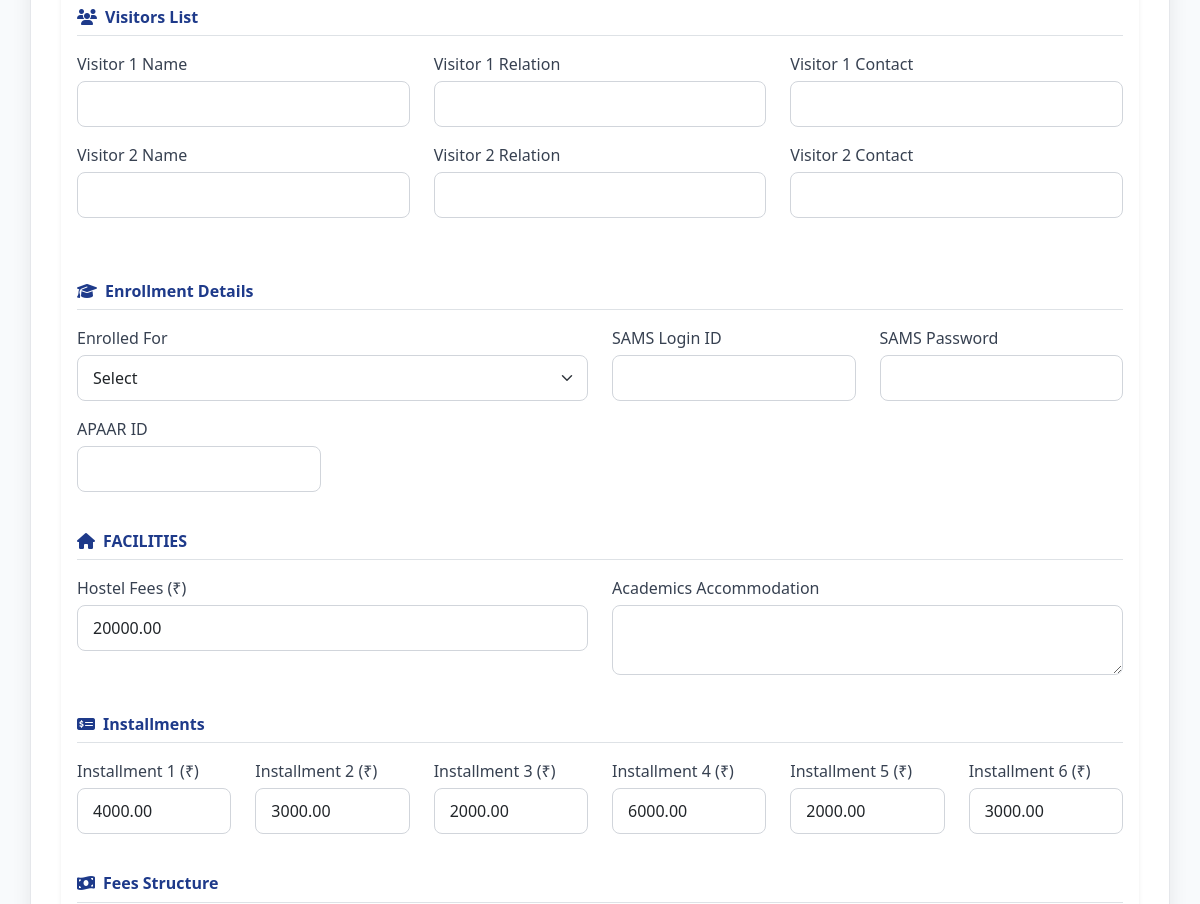
Before: /search-admission/?search=TMIS0002 (signed in, middle part) with the older database file.
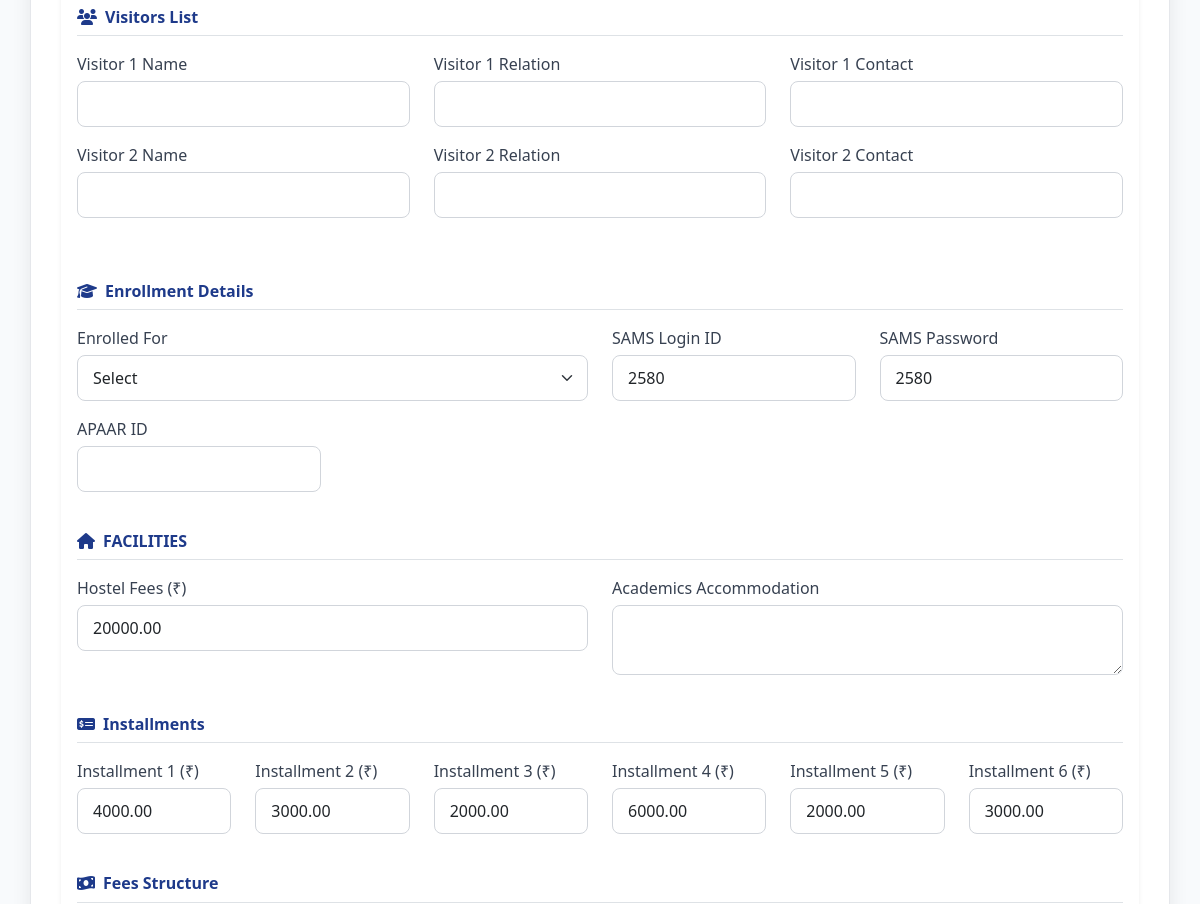
After: the same page with the newer database file.
### institute/models.py (models this page shows, shortened)
class Admission(models.Model):
    admission_id = models.CharField(max_length=20, unique=True, blank=True, null=True, verbose_name="Admission ID")
    student_image = models.ImageField(upload_to='student_images/', blank=True, null=True, verbose_name="Student Photo")
    student_name = models.CharField(max_length=100)
    father_name = models.CharField(max_length=100)
    mother_name = models.CharField(max_length=100)
    date_of_birth = models.DateField()
    mobile_number = models.CharField(max_length=15)
    address = models.TextField()
    adhaar_number = models.CharField(max_length=20)
    whatsapp_number = models.CharField(max_length=15)
    blood_group = models.CharField(max_length=5)
    category = models.CharField(max_length=50)
    college_name = models.CharField(max_length=200)
    board_name = models.CharField(max_length=100)
    college_roll_no = models.CharField(max_length=50)
    batch = models.CharField(max_length=50)
    eleventh_year = models.CharField(max_length=10)
    twelfth_year = models.CharField(max_length=10)
    course = models.CharField(max_length=100)
    enrolled_for = models.CharField(max_length=100)
    sams_login_id = models.CharField(max_length=100, blank=True)
    sams_password = models.CharField(max_length=100, blank=True)
    pen_number = models.CharField(max_length=100, blank=True)
    apaar_id = models.CharField(max_length=100, blank=True)
    visitor1_name = models.CharField(max_length=100, blank=True)
    visitor1_relation = models.CharField(max_length=100, blank=True)
    visitor1_contact = models.CharField(max_length=15, blank=True)
    visitor2_name = models.CharField(max_length=100, blank=True)
    visitor2_relation = models.CharField(max_length=100, blank=True)
    visitor2_contact = models.CharField(max_length=15, blank=True)
    hostel_fees = models.DecimalField(max_digits=10, decimal_places=2, default=0)
    academics_accommodation = models.TextField(blank=True)
    admitted_college_fees = models.DecimalField(max_digits=10, decimal_places=2, default=0)
    college_dress = models.CharField(max_length=100, blank=True)
    books = models.CharField(max_length=100, blank=True)
    college_transportation = models.CharField(max_length=100, blank=True)
    tms_dress = models.CharField(max_length=100, blank=True)
    installment1 = models.DecimalField(max_digits=10, decimal_places=2, default=0)
    installment2 = models.DecimalField(max_digits=10, decimal_places=2, default=0)
    installment3 = models.DecimalField(max_digits=10, decimal_places=2, default=0)
    installment4 = models.DecimalField(max_digits=10, decimal_places=2, default=0)
    installment5 = models.DecimalField(max_digits=10, decimal_places=2, default=0)
    installment6 = models.DecimalField(max_digits=10, decimal_places=2, default=0)
    tms_fees = models.DecimalField(max_digits=10, decimal_places=2, default=0)
    guardian_signature = models.CharField(max_length=100, blank=True)
    student_signature = models.CharField(max_length=100, blank=True)
    tms_signature = models.CharField(max_length=100, blank=True)
    created_at = models.DateTimeField(auto_now_add=True)
    updated_at = models.DateTimeField(auto_now=True)
    submitted_by = models.ForeignKey(CustomUser, on_delete=models.SET_NULL, null=True, blank=True)

### institute/views.py (the view, shortened to what this page needs)
# urls.py: path('search-admission/', views.search_admission, name='search_admission'),
@login_required
def search_admission(request):
    if request.user.user_type != 'admin':
        return redirect('home')
    search_query = request.GET.get('search', '')
    admission = None
    search_performed = False
    search_type = 'general'  # 'general', 'mobile', or 'admission_id'
    if search_query:
        search_performed = True
        if search_query.isdigit() and len(search_query) == 10:
            search_type = 'mobile'
            admissions = Admission.objects.filter(mobile_number__icontains=search_query)
        elif search_query.upper().startswith('TMIS'):
            search_type = 'admission_id'
            admissions = Admission.objects.filter(admission_id__iexact=search_query.upper())
        if admissions.exists():
            admission = admissions.first()
        else:
            messages.warning(request, f"No admission found for: {search_query}")
    recent_admissions = Admission.objects.all().order_by('-created_at')[:10]
    if admission:
        form = AdmissionForm(instance=admission)
    else:
        form = AdmissionForm()
    context = {
        'form': form,
        'admission': admission,
        'search_query': search_query,
        'search_performed': search_performed,
        'recent_admissions': recent_admissions,
        'search_type': search_type,
    }
    return render(request, 'institute/search_admission.html', context)

### institute/forms.py
class AdmissionForm(forms.ModelForm):
    class Meta:
        model = Admission
        fields = '__all__'
        widgets = {
            'date_of_birth': forms.DateInput(attrs={'type': 'date'}),
            'address': forms.Textarea(attrs={'rows': 3}),
            'academics_accommodation': forms.Textarea(attrs={'rows': 3}),
            'student_image': forms.FileInput(attrs={'accept': 'image/*'}),
            'admission_id': forms.TextInput(attrs={'readonly': 'readonly', 'class': 'form-control-plaintext'}),
        }

### templates/institute/search_admission.html (shortened to what the changed rows need)
{% extends 'institute/base.html' %}
{% load static %}
{% block content %}
<div class="content-card">
    <div class="card border-0 shadow-sm">
        <div class="card-body">
            <form method="POST" id="admissionForm" enctype="multipart/form-data">
                <div class="row mb-4">
                    <div class="col-md-3">
                        <div class="mb-3">
                            <label class="form-label">SAMS Login ID</label>
                            <input type="text"
                                    class="form-control"
                                    name="sams_login_id"
                                    value="{% if admission %}{{ admission.sams_login_id }}{% elif form.sams_login_id.value %}{{ form.sams_login_id.value }}{% endif %}">
                        </div>
                    </div>
                    <div class="col-md-3">
                        <div class="mb-3">
                            <label class="form-label">SAMS Password</label>
                            <input type="text"
                                    class="form-control"
                                    name="sams_password"
                                    value="{% if admission %}{{ admission.sams_password }}{% elif form.sams_password.value %}{{ form.sams_password.value }}{% endif %}">
                        </div>
                    </div>
                </div>
                <div class="row mb-4">
                    <div class="col-md-6">
                        <div class="mb-3">
                            <label class="form-label">Hostel Fees (₹)</label>
                            <input type="number"
                                    class="form-control"
                                    name="hostel_fees"
                                    step="0.01"
                                    value="{% if admission %}{{ admission.hostel_fees }}{% elif form.hostel_fees.value %}{{ form.hostel_fees.value }}{% else %}0{% endif %}">
                        </div>
                    </div>
                </div>
                <div class="row mb-4">
                    <div class="col-md-2">
                        <div class="mb-3">
                            <label class="form-label">Installment 1 (₹)</label>
                            <input type="number"
                                    class="form-control"
                                    name="installment1"
                                    step="0.01"
                                    value="{% if admission %}{{ admission.installment1 }}{% elif form.installment1.value %}{{ form.installment1.value }}{% else %}0{% endif %}">
                        </div>
                    </div>
                    <div class="col-md-2">
                        <div class="mb-3">
                            <label class="form-label">Installment 2 (₹)</label>
                            <input type="number"
                                    class="form-control"
                                    name="installment2"
                                    step="0.01"
                                    value="{% if admission %}{{ admission.installment2 }}{% elif form.installment2.value %}{{ form.installment2.value }}{% else %}0{% endif %}">
                        </div>
                    </div>
                    <div class="col-md-2">
                        <div class="mb-3">
                            <label class="form-label">Installment 3 (₹)</label>
                            <input type="number"
                                    class="form-control"
                                    name="installment3"
                                    step="0.01"
                                    value="{% if admission %}{{ admission.installment3 }}{% elif form.installment3.value %}{{ form.installment3.value }}{% else %}0{% endif %}">
                        </div>
                    </div>
                    <div class="col-md-2">
                        <div class="mb-3">
                            <label class="form-label">Installment 4 (₹)</label>
                            <input type="number"
                                    class="form-control"
                                    name="installment4"
                                    step="0.01"
                                    value="{% if admission %}{{ admission.installment4 }}{% elif form.installment4.value %}{{ form.installment4.value }}{% else %}0{% endif %}">
                        </div>
                    </div>
                    <div class="col-md-2">
                        <div class="mb-3">
                            <label class="form-label">Installment 5 (₹)</label>
                            <input type="number"
                                    class="form-control"
                                    name="installment5"
                                    step="0.01"
                                    value="{% if admission %}{{ admission.installment5 }}{% elif form.installment5.value %}{{ form.installment5.value }}{% else %}0{% endif %}">
                        </div>
                    </div>
                    <div class="col-md-2">
                        <div class="mb-3">
                            <label class="form-label">Installment 6 (₹)</label>
                            <input type="number"
                                    class="form-control"
                                    name="installment6"
                                    step="0.01"
                                    value="{% if admission %}{{ admission.installment6 }}{% elif form.installment6.value %}{{ form.installment6.value }}{% else %}0{% endif %}">
                        </div>
                    </div>
                </div>
            </form>
        </div>
    </div>
</div>
{% endblock %}

Changed rows visible on the page:
changed Admission: sams_login_id (not shown) → "2580"; sams_password (not shown) → "2580"
